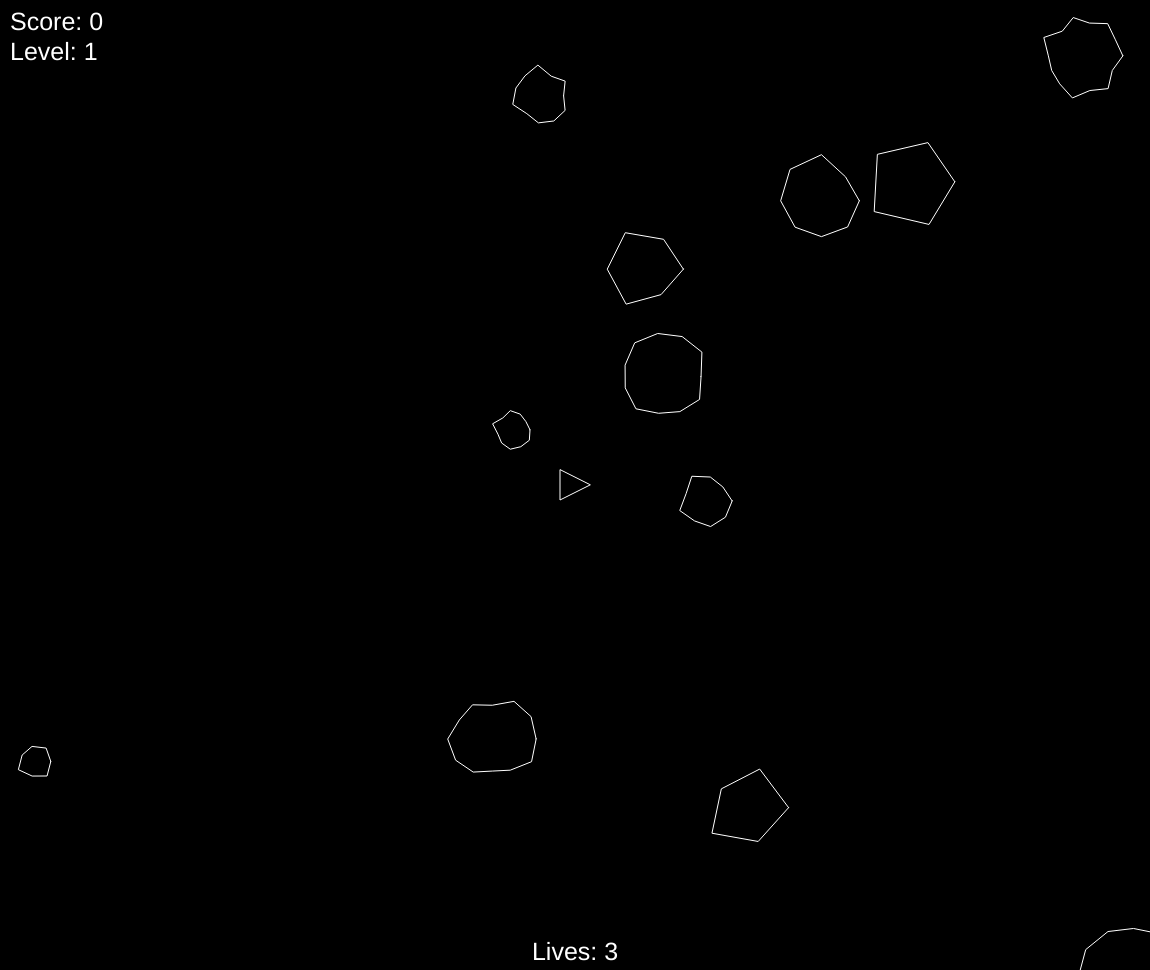
Frame 1 (no input)
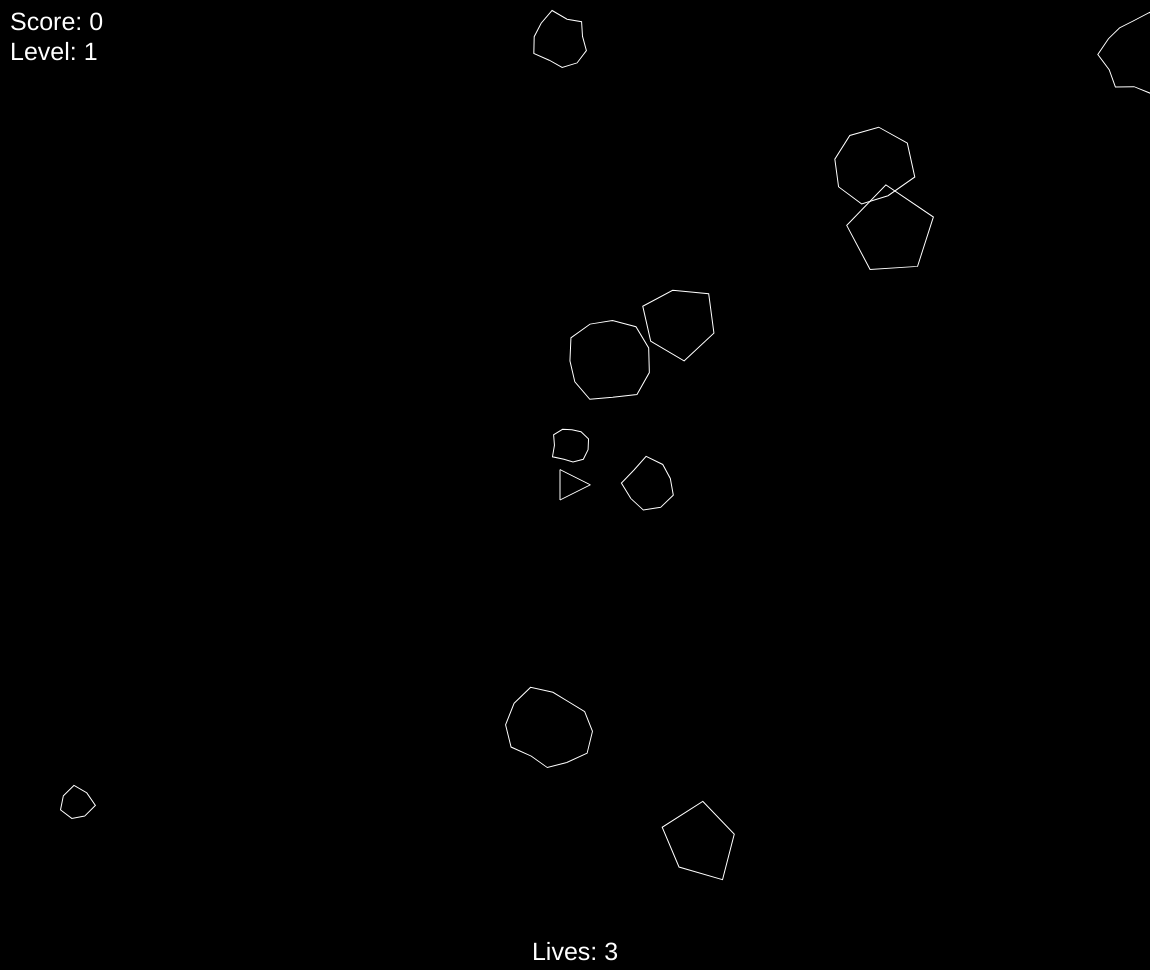
Frame 60 (no input)
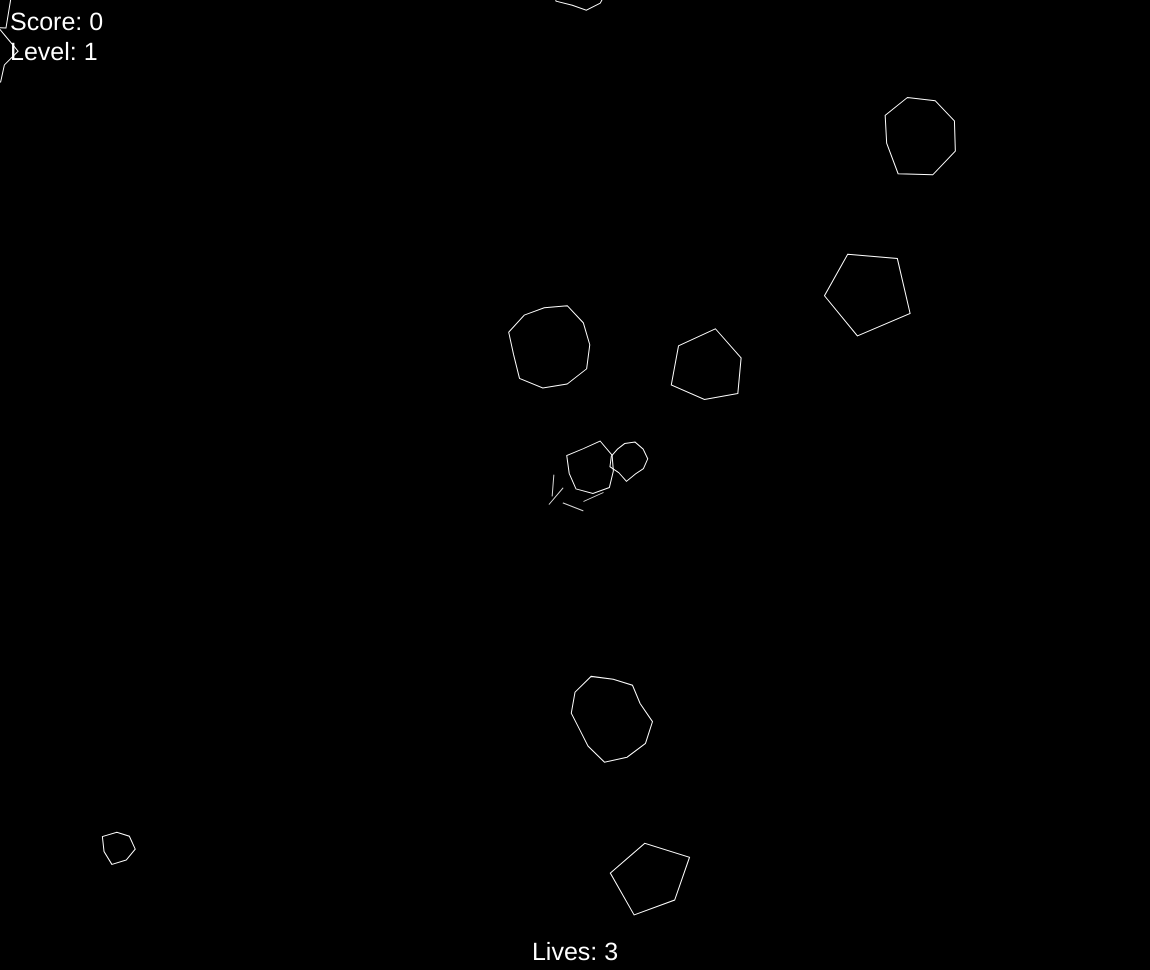
Frame 120 (the mouse pressed at the canvas centre since frame 60)

The p5.js sketch that drew these frames (run headless with seeded random() and noise() and a simulated clock; from frame 60 on, the mouse is pressed at the canvas centre):

// p5.js sketch
// ── sketch.js
var ship; // ~constructor functions
var asteroids = [];
var lasers = [];

var canPlay = true; //can the player play
var score = 0; //score
var points = 5; //the points added
var level = 1; //the current level
var lives = 3; //lives

function spawnAsteroids() {
  for (var i = 0; i < level + 11; i++) { //looping the asteroid creation
    asteroids.push(new Asteroid()); //adding the asteroids
  }
}

function setup() { //setting up the program
  createCanvas(windowWidth - 50, windowHeight - 30); //setting up the canvas
  ship = new Ship(); // ~constructor function

  spawnAsteroids(); //spawn the asteroids

}

function keyPressed() { //detecting keyboard
  if (key === " " && canPlay) {
    lasers.push(new Laser(ship.pos, ship.heading)); //spawning a new laser
  }
  if (keyCode === RIGHT_ARROW && canPlay) {
    ship.setRotation(0.075);
  }
  if (keyCode === LEFT_ARROW && canPlay) {
    ship.setRotation(-0.075);
  }
  if (keyCode === UP_ARROW && canPlay) {
    ship.boosting(true);
  }
}

function keyReleased() { //ending keyStates
  if (keyCode === RIGHT_ARROW || keyCode === LEFT_ARROW) {
    ship.setRotation(0);
  }
  if (keyCode === UP_ARROW) {
    ship.boosting(false);
  }
}

function draw() { //updating the canvas
  background(0); //setting the canvas to black

  for (var i = 0; i < asteroids.length; i++) { //enabling the asteroids
    asteroids[i].render(); //rendering the asteroids
    asteroids[i].update(); //updating the asteroids
    asteroids[i].edges(); //checking collision with walls

    if (ship.hits(asteroids[i]) && canPlay) { //if the ship hits an asteroid and it can play

      canPlay = false;
      ship.destroy(); //starting the destroy animation
      setTimeout(function() { //setting timeout
        lives--; //reduce lives
        if (lives > 0) { //if the player can continue playing (lives > 0)
          ship = new Ship(); //spawn new ship
          canPlay = true;
        }
        //level = 1;                       //previous code, ignore
        //score = 0;
        //asteroids.length = 0;
        //spawnAsteroids();
        //ship = new Ship();
        //canPlay = true;
      }, 3000);

    }

  }

  for (var i = lasers.length-1; i >= 0; i--) { //enabling the lasers
    lasers[i].render();
    lasers[i].update();

    if (lasers[i].offscreen()) { //detecting if the lasers are offscreen
      lasers.splice(i, 1); // removing the laser
    } else { //if the lasers arent offscreen
      for (var j = asteroids.length-1; j >= 0; j--) { //checking collision with asteroids
        if (lasers[i].hits(asteroids[j])) {
          if (asteroids[j].s > 25 ) {
            var newAsteroids = asteroids[j].brakeup();
            asteroids = asteroids.concat(newAsteroids); //adding 2 asteroids
          }
          asteroids.splice(j, 1); // removing the asteroid
          lasers.splice(i, 1); // removing the laser
          score += points;
          if (asteroids.length === 0) {
            level++
            spawnAsteroids();
          }
          break; //stopping the loop to avoids checking non existant objects
        }
      }
    }
  }

  ship.render(); //rendering the ship
  ship.turn(); //updating the "heading" variable using the "rotation" variable
  ship.update(); //updating the ship
  ship.edges(); //"respawning the ship back when it goes of screen"

  textSize(25);
  fill(color(255));
  text('Score: ' + score, 10, 30); //draw the score
  text('Level: ' + level, 10, 60); //draw the level

  push();
  textAlign(CENTER); //align text to the center
  text('Lives: ' + lives, width / 2, height - 10); //draw lives
  pop();

  if (!canPlay && lives === 0) { //if the player cannot play and cannot continue playing (lives === 0)
    push();
    textAlign(CENTER);
    fill(255);
    text("YOU LOST!", width / 2, height / 2); //draw "YOU LOST!"
    text("Refresh to restart.", width / 2, height / 2 + 25); //draw "Refresh to restart."
    pop();
  }

}

// ── asteroid.js
function Asteroid(pos, r) {
  if (pos) {
    this.pos = pos.copy(); //making the split at the same location as previous asteroid
  } else {
    this.pos = createVector(random(width), random(height)); //setting pos
  }

  if (r) {
    this.s = r * 0.5; //scaling down the asteroids
  } else {
    this.s = random(15, 50); //scale
  }

  this.points = floor(random(5, 15)); //number of points
  this.vel = p5.Vector.random2D(); //random velocity vector
  this.rotation = 0;
  this.rotationSpd = random(-0.05, 0.05);

  this.offset = []; // ofsetting the points
  for (var i = 0; i < this.points; i++) { //looping for the amount of points
    this.offset[i] = random(-this.s*0.2, this.s*0.2); //setting the offset range
  }

  this.update = function() { //updating the asteroid position
    this.pos.add(this.vel);
    this.rotation += this.rotationSpd;
  }

  this.render = function() { //rendering and generating the asteroids
    push(); //save translate state
    stroke(255);
    noFill(); //graphic
    translate(this.pos.x, this.pos.y); //setting the pos to the center
    rotate(this.rotation);
    beginShape(); //~making more comeplex shapes
    for (var i = 0; i < this.points; i++) { //generating the rocks
      var angle = map(i, 0, this.points, 0, TWO_PI); //setting the angle range for the asteroids
      var o = this.s + this.offset[i]; //ofsetting the asteroid points
      var x = o * cos(angle); //setting the x pos for the points
      var y = o * sin(angle); //setting the y pos for the points
      vertex(x, y); //making the shapes
    }
    endShape(CLOSE); //closing the asteroids
    pop(); //restore default translate state
  }

  this.brakeup = function() { // adding 2 arrays to the asteroids array (spawning 2 asteroids)
    var newA = [];

    newA[0] = new Asteroid(this.pos, this.s);
    newA[1] = new Asteroid(this.pos, this.s);

    return newA;
  }

  this.edges = function() { //edge detection (for more info, go to ship.js)
    if (this.pos.x > width + this.s) {
      this.pos.x = -this.s;
    } else if (this.pos.x < -this.s) {
      this.pos.x = width + this.s;
    }
    if (this.pos.y > height + this.s) {
      this.pos.y = -this.s;
    } else if (this.pos.y < -this.s) {
      this.pos.y = height + this.s;
    }
  }
}

// ── laser.js
var colors = [[248, 12, 18], [238, 17, 0], [255, 51, 17], [255, 68, 34], [255, 102, 68], [255, 153, 51], [254, 174, 45], [204, 187, 51],
[208, 195, 16], [170, 204, 34], [105, 208, 37], [34, 204, 170], [18, 189, 185], [17, 170, 187], [68, 68, 221], [51, 17, 187], [59, 12, 189],
[68, 34, 153]];

function Laser(spos, angle) {
  this.pos = createVector(spos.x, spos.y); //laser vector position
  this.vel = p5.Vector.fromAngle(angle); //getting velocity vector from the ship's "heading" variable
  this.vel.mult(10); //controlling the velocity

  this.color = colors[floor(random(0,colors.length-1))]; //randomly choosing a color from the colors array

  this.update = function() { //updating lasers position
    this.pos.add(this.vel);
  }

  this.render = function() { //rendering the laser
    push();
    stroke(this.color[0], this.color[1], this.color[2]); //selecting the random color chosen by the code in line 8
    strokeWeight(4); //graphic
    point(this.pos.x, this.pos.y); //drawing the laser
    pop();
  }

  this.hits = function(asteroid) { //collision function
    var d = dist(this.pos.x, this.pos.y, asteroid.pos.x, asteroid.pos.y);
    if (d < asteroid.s) {
      return true;
    } else {
      return false;
    }
  }

  this.offscreen = function() { //edge detection to remove out of the array

    if (this.pos.x > width || this.pos.x < 0) { // if laser is off x axis
      return true;
    }
    if (this.pos.y > height || this.pos.y < 0) { // if laser is off y axis
      return true;
    }

    return false;

  }

}

// ── ship.js
function Ship() { //ship object
  this.pos = createVector(width/2, height/2); //pos vector
  this.s = 15; //scale
  this.heading = 0; //rotation angle
  this.rotation = 0; //rotation var
  this.vel = createVector(0, 0); //speed
  this.isBoosting = false; //is the ship boosting
  this.isDestroyed = false; //is the ship destroyed
  this.destroyFrames = 600; //death animation length
  this.brokenParts = []; //the broken parts array

  this.boosting = function(b) { //detecting the UP_ARROW key
    this.isBoosting = b;
  }

  this.update = function() { //updating the ship

    if (this.isDestroyed) { //if the ship is destroyed
      for (var i = 0; i < this.brokenParts.length; i++) {
        this.brokenParts[i].pos.add(this.brokenParts[i].vel);
        this.brokenParts[i].heading += this.brokenParts[i].rot;
      }
    } else {
      if (this.isBoosting) { //boosting
        this.boost();
      }
      this.pos.add(this.vel); //adding the vel to the pos (moving the ship)
      this.vel.mult(0.99); //dampening
    }

  }

  this.boost = function() { //boosting the ship
    var force = p5.Vector.fromAngle(this.heading); //pushing from the heading angle
    force.mult(0.1); //controlling the thrust
    this.vel.add(force); //adding the force to the vel (pushing the ship)
  }

  this.render = function() { //showing the ship
    if  (this.isDestroyed) { //if the ship is destroyed
      for (var i = 0; i < this.brokenParts.length; i++) {
        push(); //save translate state
        stroke(floor(255 * ((this.destroyFrames--) / 600))); //fade the color as the time passes by
        var bp = this.brokenParts[i]; //individual broken part
        translate(bp.pos.x, bp.pos.y); //setting each broken parts starting pos to 0
        rotate(bp.heading); //rotating the broken parts
        line(-this.s / 2, -this.s / 2, this.s / 2, this.s / 2); //rendering the broken parts (lines)
        pop(); //restore default translate state
      }
    } else { //if the ship is not destroyed, render normally
      push(); //save translate state
      fill(0);
      stroke(255); //graphic
      translate(this.pos.x, this.pos.y); //setting the pos to the center
      rotate(this.heading + PI/2); //rotating the ship
      triangle(-this.s, this.s, this.s, this.s, 0, -this.s); //drawing the ship

      if (this.isBoosting) { //is the ship boosting (boosting)
        translate(0, this.s); //making the ship's rear 0, 0 for the line (translate the ship's size)
        rotate(random(-PI / 4, PI / 4)); //randomly rotate the line
        line(0, 0, 0, 10); //drawing the boost indicator
      }

      pop(); //restore default translate state
    }
  }

  this.edges = function() { //edge detection and respawning
    if (this.pos.x > width + this.s) { //if the whole ship is out (right)
      this.pos.x = -this.s; //reset the pos to the opposide x pos
    } else if (this.pos.x < -this.s) { // if the ship pos is smaller then its negative size (out left)
      this.pos.x = width + this.s; //reset the pos to opposide x pos
    }
    if (this.pos.y > height + this.s) { //if the whole ship is out (down)
      this.pos.y = -this.s; //reset the pos to the opposide y pos
    } else if (this.pos.y < -this.s) { //if the ship pos is smaller then its negative size (out up)
      this.pos.y = height + this.s; //reset the pos to the opposide y pos
    }
  }

  this.setRotation = function(a) { //setting the rotation variable
    this.rotation = a;
  }

  this.turn = function(angle) { //turn function
    this.heading += this.rotation;
  }

  this.hits = function(asteroid) { //checking if the ship is hitting an asteroid
    var d = dist(this.pos.x, this.pos.y, asteroid.pos.x, asteroid.pos.y); //checking the distance between the asteroid and the ship

    if (d < asteroid.s + this.s) { //detecting colision with asteroids
      return true;
    } else {
      return false;
    }

  }

  this.destroy = function() { //making the destroy function
    this.isDestroyed = true; //setting the destroy indicator to true
    for (var i = 0; i < 4; i++) { //looping the broken parts "creation" (in this case, four of them)
      this.brokenParts[i] = { //setting the broken parts properties
        pos: this.pos.copy(), //copying the ship pos (starting pos)
        vel: p5.Vector.random2D(), //random velocity and direction
        heading: random(0, 360), //random rotation
        rot: random(-0.07, 0.07) //random rotation speed
      };
    }
  }

}
